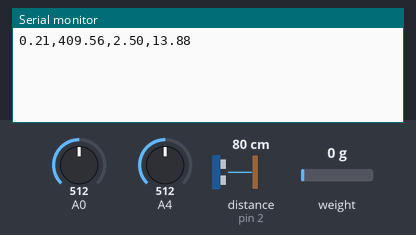
Bench run of a sketch on a simulated Arduino Uno, built with avr-gcc and run on an emulated ATmega328P. Parts: the last lines printed to the serial monitor. Wiring (inferred from the names in the program): range finder with pulse-width output: data pin 2. The test bench sets the inputs (shaded band); at power-on: distance to the obstacle (sensor on pin 2) 80 cm, weight on the scale 0 g, A0 = 512, A4 = 512.

Above: at 1.2 s.
1.3 s: distance to the obstacle (sensor on pin 2) set to 2 cm
At 2.6 s:
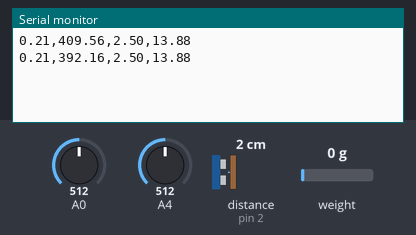
2.8 s: weight on the scale set to 100 g
At 4.1 s:
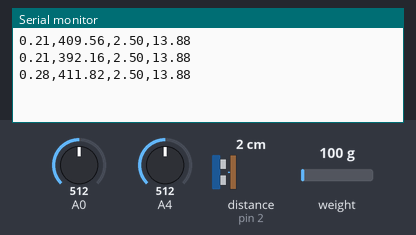
4.3 s: A0 set to 716
At 5.1 s:
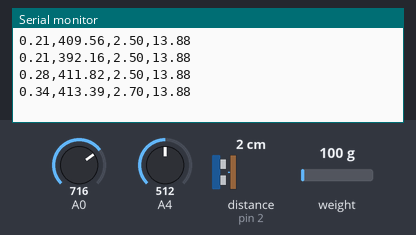
5.8 s: A4 set to 716
At 6.9 s:
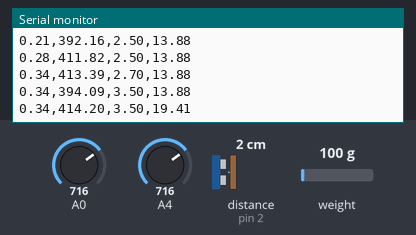
7.3 s: distance to the obstacle (sensor on pin 2) set to 250 cm
At 8.2 s:
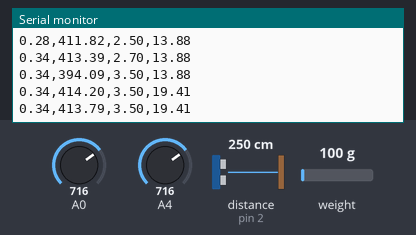
8.8 s: weight on the scale set to 1250 g
At 10.1 s:
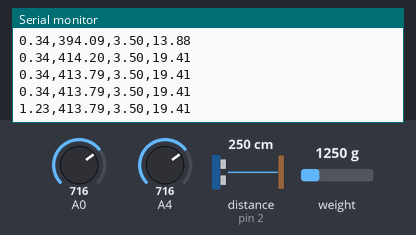
Timing chart, 0 to 11.3 s (numbered marks = the images above; inputs shaded):
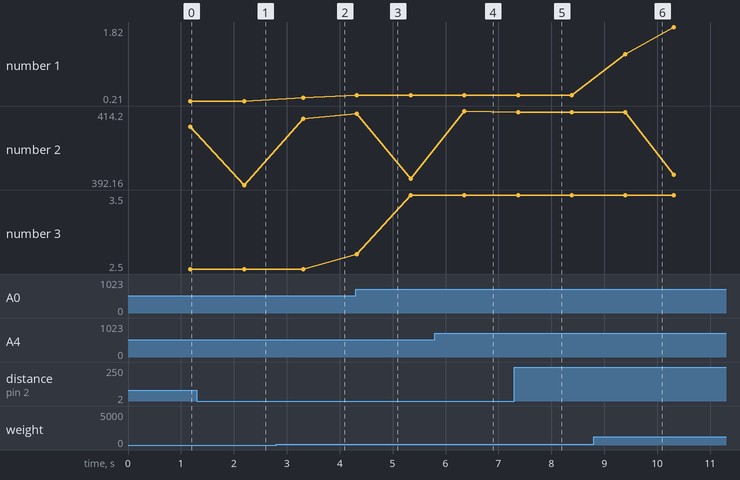

The sketch:

dyno.ino
```cpp
#include "sensor/loadCell.hpp"
#include "sensor/hallEffect.hpp"
#include "sensor/current.hpp"
#include "sensor/voltage.hpp"
#include "sensor/sensorManager.hpp"

// HX711 circuit wiring
const int LOADCELL_DOUT_PIN = 3;
const int LOADCELL_SCK_PIN = 4;

#define CURRENT_VIN A0
#define VOLTAGE_VIN A4

const int time_per_reading = 100;
const int readings = 10;

const double arm_length = 142.5 / 1000.0;  //  meters

int currentReadings = 0;
long reading = 0;

int sensorCount = 4;
Sensor::LoadCell scale(LOADCELL_DOUT_PIN, LOADCELL_SCK_PIN, arm_length);
Sensor::HallEffect hallEffect;
Sensor::CurrentSensor currentSensor(CURRENT_VIN);
Sensor::VoltageSensor voltageSensor(VOLTAGE_VIN, 1000000.0, 220000.0);

Sensor::SensorManager manager(sensorCount, time_per_reading * readings);

void setup() {
    Serial.begin(57600);
    scale.setTickRate(time_per_reading);
    currentSensor.setTickRate(time_per_reading);
    hallEffect.setTickRate(1);

    manager.addSensor(&scale);
    manager.addSensor(&hallEffect);
    manager.addSensor(&currentSensor);
    manager.addSensor(&voltageSensor);
    manager.setReadCallback(&readCallback);
}

void loop() {
    manager.spin();
}

void readCallback(double * results) {
    for (int i = 0; i < sensorCount; i++) {
        if (i > 0) {
            Serial.print(",");
        }
        Serial.print(results[i]);
    }
    Serial.println();
}
```

check.hpp
```cpp
#ifndef CHECK_H
#define CHECK_H

#define CHECK(cond, message)                                                    \
    {                                                                           \
        if (!(cond)) {                                                          \
            char m[128];                                                        \
            sprintf(m, "Error at %s line %d: %s", __FILE__, __LINE__, message); \
            Serial.println(m);                                                  \
            while (true) {delay(1000);}                                         \
        }                                                                       \
    }

#endif
```

current.hpp
```cpp
#ifndef CURRENT_H
#define CURRENT_H

// #define VIN A0
const float vcc    = 5.00;// supply voltage 5V or 3.3V
const float factor = 0.02;// 20mV/A is the factor
// int ledPin = 3;      // LED connected to digital pin 9
// int val = 0;         // variable to store the read value

#include "sensor.hpp"

namespace Sensor {
    class CurrentSensor : public Sensor {
    private:
        uint8_t vin;

        long totalReading;
        int readings;
    public:
        CurrentSensor(uint8_t pin);
        ~CurrentSensor();

        void tick();
        double read();
    };

    CurrentSensor::CurrentSensor(uint8_t pin) {
        vin = pin;
        pinMode(pin, INPUT);

        totalReading = 0;
        readings = 0;
    }

    CurrentSensor::~CurrentSensor() {

    }

    void CurrentSensor::tick() {
        totalReading += analogRead(vin);
        readings++;
    }

    double CurrentSensor::read() {
        //Robojax.com ACS758 Current Sensor
        double average = (double)totalReading / (double)readings;
        double voltage = (5.0 / 1023.0) * (double)average;// Read the voltage from sensor
        // double a = voltage - (vcc * 0.5) + 0.007;// 0.007 is a value to make voltage zero when there is no current
        // double current = voltage / a;

        totalReading = 0;
        readings = 0;

        // return current;
        return voltage;
    }
}

#endif
```

loadCell.hpp
```cpp
#ifndef LOADCELL_H
#define LOADCELL_H

#include "sensor.hpp"

#include <HX711.h>

namespace Sensor {
    class LoadCell : public Sensor {
    private:
        HX711 scale;

        long totalReading;
        int readings;

        double length;

    public:
        LoadCell(int dout, int sck, double armLength);
        ~LoadCell();

        void tick();
        double read();
    };

    LoadCell::LoadCell(int dout, int sck, double armLength) {
        totalReading = 0;
        readings = 0;
        scale.begin(dout, sck);

        length = armLength;
    }

    LoadCell::~LoadCell() {

    }

    void LoadCell::tick() {
        if (scale.is_ready()) {
            totalReading += scale.read();
            readings++;
        }
    }

    double LoadCell::read() {
        long average = totalReading / readings;
        double weight = 0.0022 * (double)average + 147.39;  //  grams
        double force = (weight / 1000.0) * 9.8066500286389; //  newtons
        double torque = force * length;                     //  newton-meters

        totalReading = 0;
        readings = 0;

        return torque;
    }
}

#endif
```

sensor.hpp
```cpp
#ifndef SENSOR_H
#define SENSOR_H

#include "../check.hpp"

namespace Sensor {
    class Sensor {
    private:
        int tickRate = -1;
        int readRate = -1;
    public:
        Sensor() {}
        ~Sensor() {}

        virtual void tick() = 0;
        virtual double read() = 0;

        void setTickRate(int tickRate);
        int getTickRate();

        void setReadRate(int readRate);
        int getReadRate();
    };

    void Sensor::setTickRate(int newTickRate) {
        CHECK(newTickRate >= 1, "Tick rate must be at least 1 millisecond")
        CHECK(tickRate == -1, "Tick rate already set")

        tickRate = newTickRate;
    }

    int Sensor::getTickRate() {
        return tickRate;
    }

    void Sensor::setReadRate(int newReadRate) {
        CHECK(newReadRate >= 1, "Read rate must be at least 1 millisecond")
        CHECK(readRate == -1, "Read rate already set")

        readRate = newReadRate;
    }

    int Sensor::getReadRate() {
        return readRate;
    }
}

#endif
```

sensorManager.hpp
```cpp
#ifndef SENSOR_MANAGER_H
#define SENSOR_MANAGER_H

#include "sensor.hpp"

namespace Sensor {
    typedef void (* ReadCallback)(double*);

    class SensorManager {
    private:
        int sensorCount;
        int maxSensorCount;

        Sensor** sensors;
        int* nextTicks;
        int nextRead;
        double* readings;

        int readRate;

        unsigned long prevTime;

        int spinTime;

        ReadCallback readCallback;

        void updateTimes();
        void processTicks();
        void processReads();

    public:
        SensorManager(int maxSensors, int rate = -1);
        ~SensorManager();

        void setReadCallback(ReadCallback callback);

        void addSensor(Sensor* sensor);
        void spin(int maxTime = -1);
        int timeToNextTick();
        int timeToNextRead();
    };

    SensorManager::SensorManager(int maxSensors, int rate = -1) {
        sensorCount = 0;
        maxSensorCount = maxSensors;

        sensors = (Sensor**)malloc(sizeof(Sensor*) * maxSensors);
        nextTicks = (int*)malloc(sizeof(int) * maxSensors);
        readings = (double*)malloc(sizeof(double) * maxSensors);

        readRate = rate;
        nextRead = readRate;

        prevTime = millis();

        spinTime = 0;

        readCallback = NULL;
    }

    SensorManager::~SensorManager() {
        free(sensors);
        free(nextTicks);
    }

    void SensorManager::updateTimes() {
        unsigned long time = millis();
        int timeDelta = time - prevTime;

        prevTime = time;

        for (int i = 0; i < sensorCount; i++) {
            nextTicks[i] -= timeDelta;
        }

        nextRead -= timeDelta;

        spinTime -= timeDelta;
    }

    void SensorManager::processTicks() {
        for (int i = 0; i < sensorCount; i++) {
            while (nextTicks[i] <= 0) {
                sensors[i]->tick();
                nextTicks[i] += sensors[i]->getTickRate();
            }
        }
    }

    void SensorManager::processReads() {
        while (nextRead <= 0) {
            for (int i = 0; i < sensorCount; i++) {
                readings[i] = sensors[i]->read();
            }
            nextRead += readRate;

            readCallback(readings);
        }
    }

    void SensorManager::setReadCallback(ReadCallback callback) {
        CHECK(readCallback == NULL, "Read callback already set")

        readCallback = callback;
    }

    void SensorManager::addSensor(Sensor* sensor) {
        if (readRate == -1) {
            readRate = sensor->getReadRate();
            nextRead = readRate;
        }
        else {
            if (sensor->getReadRate() >= 1) {
                CHECK(sensor->getReadRate() == readRate, "Sensor read rate doens't match manager read rate.")
            }
            else {
                sensor->setReadRate(readRate);
            }
        }

        sensors[sensorCount] = sensor;
        nextTicks[sensorCount] = sensor->getTickRate();

        sensorCount++;
    }

    void SensorManager::spin(int maxTime = -1) {
        updateTimes();
        spinTime = maxTime;

        while (spinTime > 0 || maxTime == -1) {
            int minTime = timeToNextTick();
            if (nextRead < minTime) {
                minTime = nextRead;
            }
            if (maxTime >= 0 && spinTime < minTime) {
                minTime = spinTime;
            }

            if (minTime >= 1) {
                delay(minTime);
                updateTimes();
            }

            processTicks();
            processReads();
        }

    }

    int SensorManager::timeToNextTick() {
        if (sensorCount == 0) return 1000;

        int minTime = nextTicks[0];

        for (int i = 1; i < sensorCount; i++) {
            if (sensors[i]->getTickRate() > 0) {
                if (nextTicks[i] < minTime) {
                    minTime = nextTicks[i];
                }
            }
        }

        return minTime;
    }

    int SensorManager::timeToNextRead() {
        return nextRead;
    }
}

#endif
```

voltage.hpp
```cpp
#ifndef VOLTAGE_H
#define VOLTAGE_H

#include "sensor.hpp"

namespace Sensor {
    class VoltageSensor : public Sensor {
    private:
        uint8_t vin;
        float rPlus;
        float rMinus;
    public:
        VoltageSensor(uint8_t pin, float rPositive, float rNegative);
        ~VoltageSensor();

        void tick();
        double read();
    };

    VoltageSensor::VoltageSensor(uint8_t pin, float rPositive, float rNegative) {
        vin = pin;
        rPlus = rPositive;
        rMinus = rNegative;
        pinMode(pin, INPUT);
    }

    VoltageSensor::~VoltageSensor() {

    }

    void VoltageSensor::tick() {

    }

    double VoltageSensor::read() {
        float readVoltage = (5.0 / 1023.0) * analogRead(vin);// Read the voltage from sensor
        float voltage = ((rPlus + rMinus) / rMinus) * readVoltage;

        return voltage;
    }
}

#endif
```

hallEffect.hpp
```cpp
#ifndef HALL_EFFECT_H
#define HALL_EFFECT_H

#include "sensor.hpp"

#define HALL_PIN 2

const int ticksPerRev = 3;
const int calcTime = 10;

bool exists = false;
volatile int ticks = 0;

void increment() {
    ticks++;
}


namespace Sensor {
    class HallEffect : public Sensor {
    private:
        unsigned long prevTime = 0;

        bool inTick = false;
    public:
        HallEffect();
        ~HallEffect();

        void tick();
        double read();
    };

    HallEffect::HallEffect() {
        CHECK(!exists, "Only one hall effect sensor can be used.")

        attachInterrupt(digitalPinToInterrupt(HALL_PIN), increment, RISING);
        exists = true;
        // pinMode(HALL_PIN, INPUT);
    }

    HallEffect::~HallEffect() {

    }

    void HallEffect::tick() {
        // if (!digitalRead(HALL_PIN)) {
        //     if (!inTick) {
        //         ticks++;
        //         inTick = true;
        //     }
        // }
        // else {
        //     inTick = false;
        // }

        // currentTime += 1.0 / 1000.0;
    }

    double HallEffect::read() {
        unsigned long currentTime = millis();
        int timeDelta = currentTime - prevTime;

        double time = (double)timeDelta / 1000.0;

        double rpm = ((double)ticks / (double)ticksPerRev) / (time / 60.0);

        prevTime = currentTime;
        ticks = 0;

        return rpm;
    }
}

#endif
```

Measured:
- after the input at 2.8 s, the serial monitor: prints a new line after 0.51 s (image 2)
- after the input at 4.3 s, the serial monitor: prints a new line at once (image 3)
- after the input at 5.8 s, the serial monitor: prints a new line after 0.56 s (image 4)
- after the input at 8.8 s, the serial monitor: prints a new line after 0.60 s (image 6)
- plotted number 1: 0.21 → 0.28 after the input at 2.8 s, 0.34 → 1.82 after the input at 8.8 s
- plotted number 3: 2.5 → 3.5 after the input at 4.3 s
